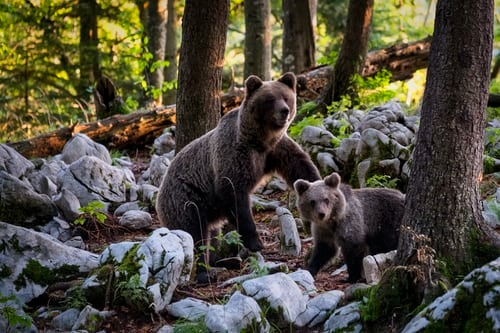
#> input picture Bear.jpg, 500 x 333 px
$ python swaping.py
#> lines starting #> are read from the running program, lines starting #| are printed output that depends on the picture
import numpy as np, cv2
#return image data in array
bear = cv2.imread("Bear.jpg")
#> bear is the input picture: shape (333, 500, 3); mean B, G, R 61.1, 75.7, 79.5
desert= cv2.imread("desert.jpg")
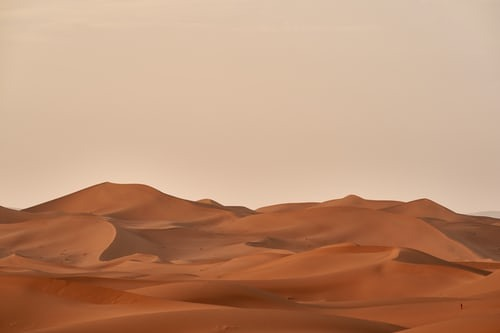
#> input picture desert.jpg, 500 x 333 px
#> desert is the input picture: shape (333, 500, 3); mean B, G, R 118, 146.6, 189.9

cv2.imshow("Bear",bear)
cv2.waitKey()
cv2.destroyAllWindows()

cv2.imshow("Desert",desert)
cv2.waitKey()
cv2.destroyAllWindows()

bear.shape

desert.shape

#swapping
bear_crop = bear[50:270,150:420]
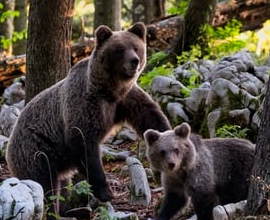
#> bear_crop: shape (220, 270, 3); mean B, G, R 61.2, 71, 77.6
desert[50:270,150:420] = bear_crop
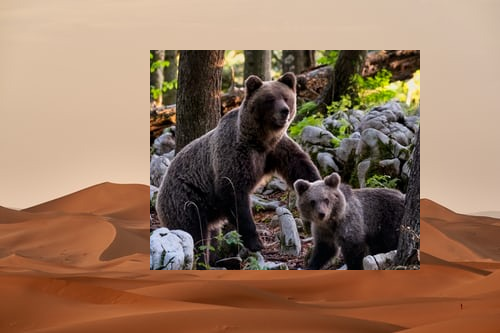
#> desert: shape (333, 500, 3); mean B, G, R 93.6, 115.8, 146.8
cv2.imshow("new",desert)
cv2.waitKey()
cv2.destroyAllWindows()

bear = cv2.imread("Bear.jpg")
desert= cv2.imread("desert.jpg")

#swapping
crop_desert = desert[50:270,150:420]
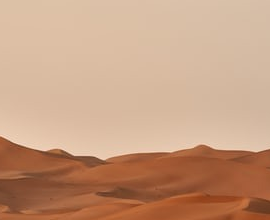
#> crop_desert: shape (220, 270, 3); mean B, G, R 129.5, 157.6, 198.5
bear[50:270,150:420] = crop_desert
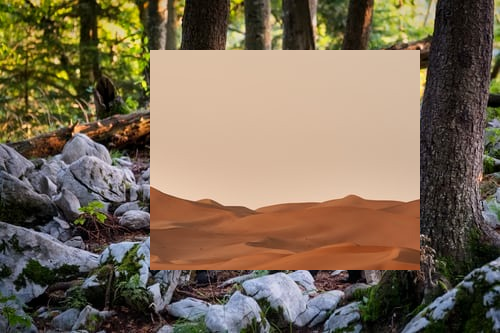
#> bear: shape (333, 500, 3); mean B, G, R 85.5, 106.6, 122.6
cv2.imshow("new",bear)
cv2.waitKey()
cv2.destroyAllWindows()
